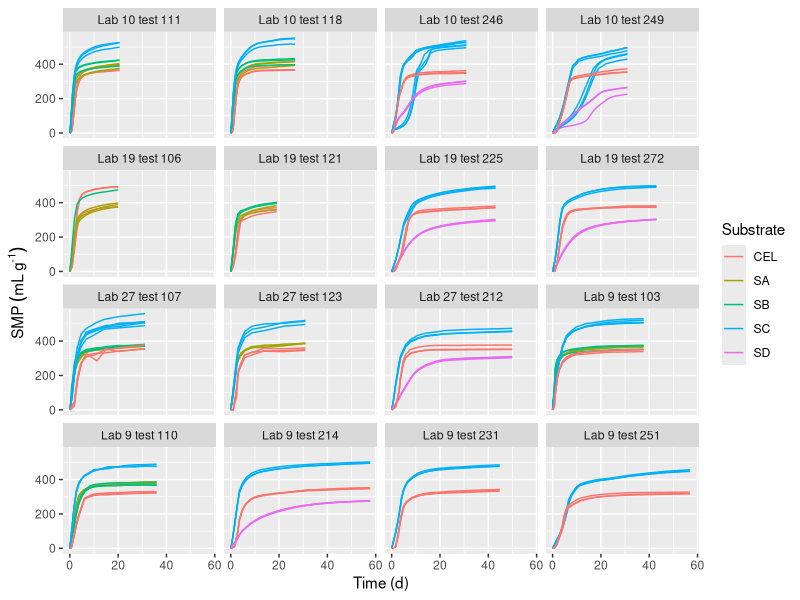
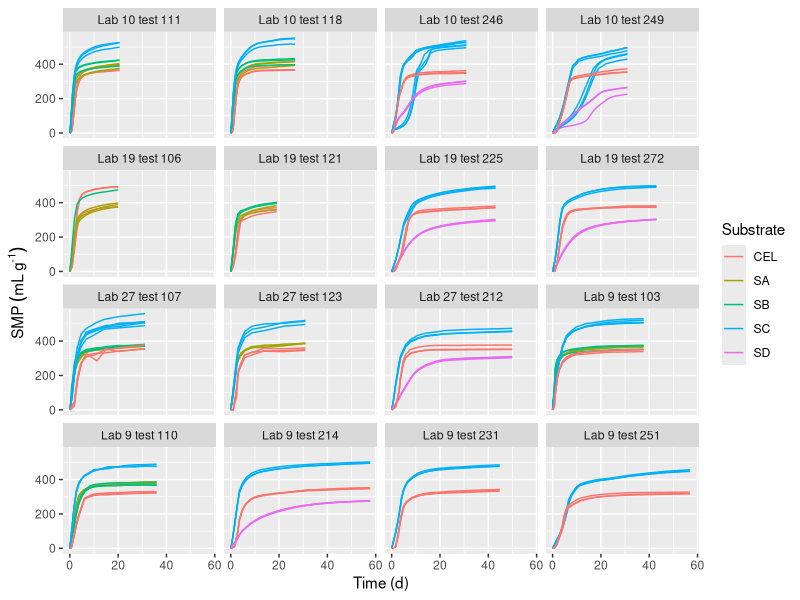
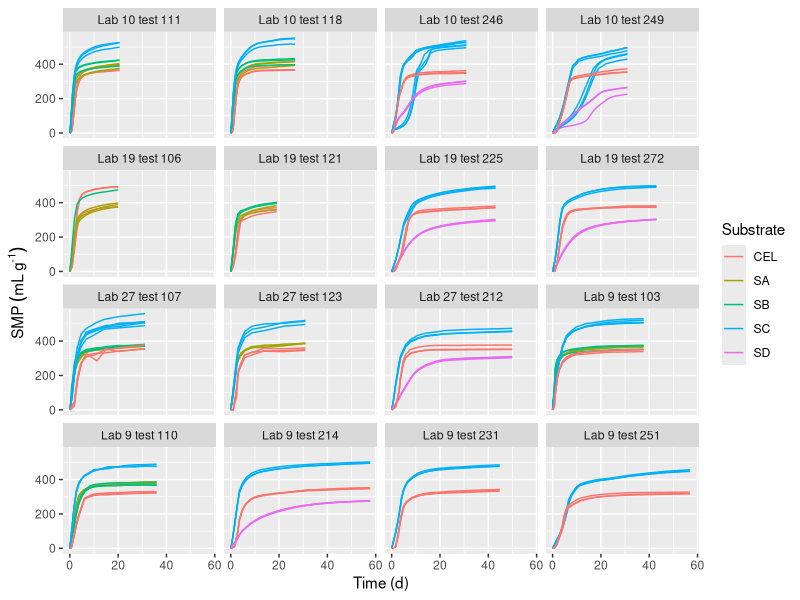

The R script that drew these images, in order:
# SMP plots

# Packages
library(ggplot2)

# Load data
SMP <- read.csv('../data/SMP.csv')

# Check
summary(SMP)

# Plot
ggplot(SMP, aes(time_d, SMP, colour = substrate, group = bottle_id)) +
  geom_line() + facet_wrap(~ paste0('Lab ', lab_id, ' test ', test_id)) +
  labs(x = 'Time (d)', y = expression('SMP'~(mL~g^'-1')), colour = 'Substrate')
ggsave('../plots/SMP.png', height = 6, width = 6)
ggsave('../plots/SMP_small.png', height = 6, width = 6, dpi = 96)
